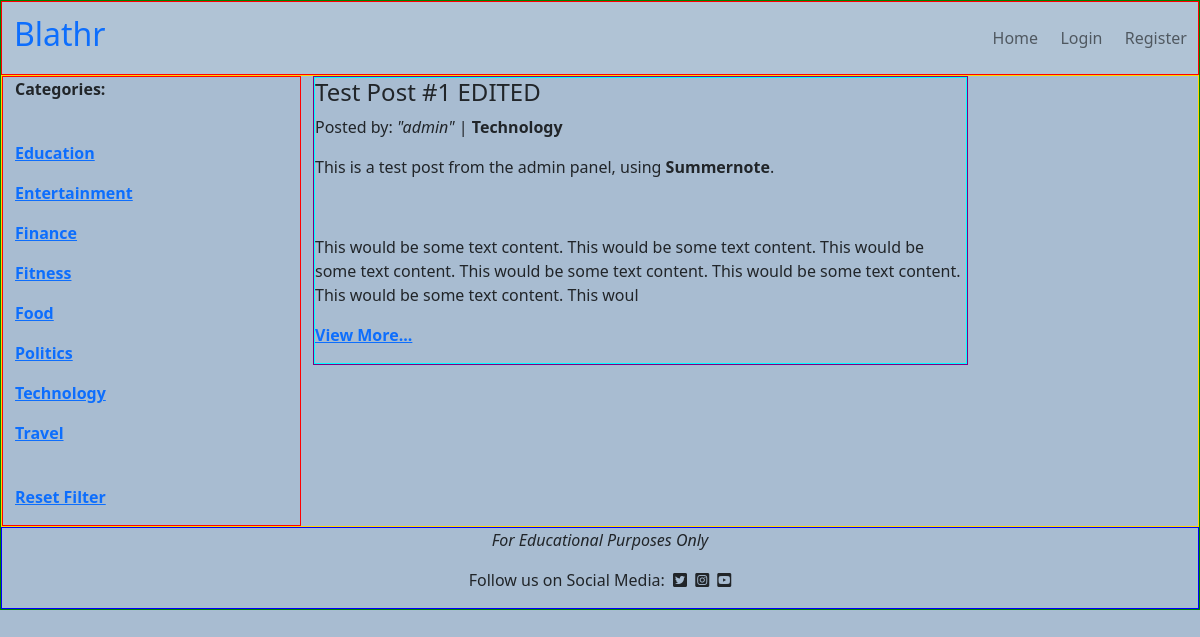
/filtered/2, run on an earlier commit of the app's database.
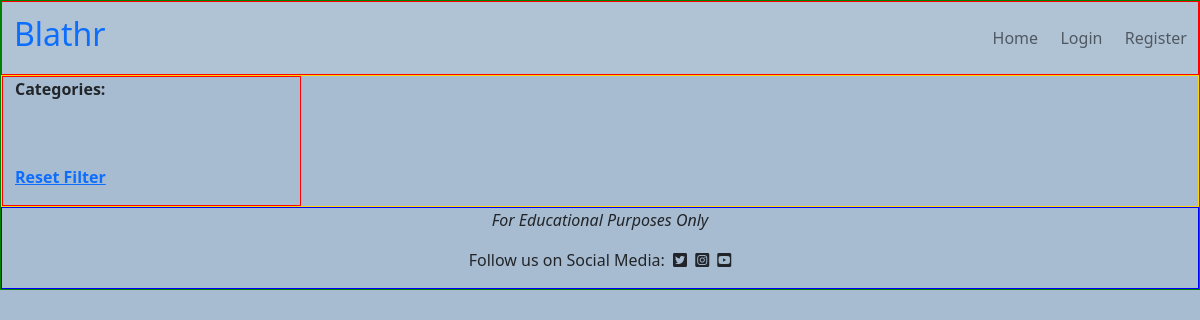
And on a later commit of the database.
### posts/models.py (models this page shows, shortened)
class Category(models.Model):
    category_id = models.AutoField(primary_key=True)
    name = models.CharField(max_length=20, unique=True, null=False)
    def __str__(self):
        return self.name
    class Meta:
        verbose_name_plural = 'categories'
        ordering = ('name',)

class Post(models.Model):
    post_id = models.AutoField(primary_key=True)
    title = models.CharField(max_length=200, unique=True, blank=False,
                             null=False)
    author = models.ForeignKey(User, on_delete=models.CASCADE)
    created_date = models.DateTimeField(auto_now_add=True)
    content = models.TextField()
    category = models.ForeignKey(Category, on_delete=models.CASCADE)
    status = models.IntegerField(choices=STATUS, default=0)

### posts/views.py (the view)
# urls.py: path('filtered/<category_id>', filtered_list, name='filtered_list'),
def filtered_list(request, category_id):
    category_list = Category.objects.all()
    post_list = Post.objects.filter(category_id=category_id).order_by('-created_date')
    return render(request, 'index.html', {'post_list': post_list,
                                          'category_list': category_list})

### templates/index.html (shortened to what this page needs)
{% extends 'base.html' %}
{% block content %}
<div class="row" id="body-row">
    <div class="col-md-3" id="category-col">
        <p><strong>Categories:</strong></p><br>
        {% for category in category_list %}
        <p><a href="{% url 'filtered_list' category.category_id %}"><strong>{{ category.name }}</strong></a></p>
        {% endfor %}
        <br>
        <p><a href="{% url 'home' %}"><strong>Reset Filter</strong></a></p>
    </div>
    <div class="col-md-9">
        {% for post in post_list %}
        {% if post.status == 1 %}
        <div class="col-12 col-md-9">
            <div class="post-card">
                <div class="post-card-body">
                    <h4>{{ post.title }}</h4>
                    <p>Posted by: <em>"{{ post.author }}"</em> | <strong>{{ post.category }}</strong></p>
                    <p>{{ post.content | safe | slice:":300"}}</p>
                    <p><strong><a href="{% url 'post_detail' post.post_id %}">View More...</a></strong></p>
                </div>
            </div>
        </div>
        {% endif %}
        {% endfor %}
    </div>
</div>
{% endblock %}

### templates/base.html (shortened to what this page needs)
{% load static %}
<!DOCTYPE html>
<html lang="en">
<head>
    <link rel="stylesheet" href="https://cdn.jsdelivr.net/npm/bootstrap@5.2.0/dist/css/bootstrap.min.css"
>
    <link rel="stylesheet" href="https://cdnjs.cloudflare.com/ajax/libs/font-awesome/5.15.3/css/all.min.css">
    <link rel="stylesheet" href="{% static 'css/style.css' %}">
</head>
<body>
    <header class="sticky-top">
        <div class="container-fluid">
            <nav class="navbar">
                <h1 class="navbar-brand" id="navbar-logo"><a href="{% url 'home' %}">Blathr</a></h1>
                <ul class="navbar-nav">
                    <li class="nav-item"><a href="{% url 'home' %}" class="nav-link">Home</a></li>
                    {% if user.is_authenticated %}
                    <li class="nav-item"><a href="{% url 'add_post' %}" class="nav-link">Create Post</a></li>
                    <li class="nav-item"><a href="{% url 'account_logout' %}" class="nav-link">Logout</a></li>
                    {% else %}
                    <li class="nav-item"><a href="{% url 'account_login' %}" class="nav-link">Login</a></li>
                    <li class="nav-item"><a href="{% url 'account_signup' %}" class="nav-link">Register</a></li>
                    {% endif %}
                </ul>
            </nav>
        </div>
    </header>
    <main>
        <div class="container-fluid">
            {% block content %}
            {% endblock content %}
        </div>
    </main>
    <footer class="footer">
        <div class="row">
            <div class="col-12">
                <p class="text-center">
                    <em>For Educational Purposes Only</em>
                </p>
                <p class="text-center">
                    Follow us on Social Media:
                    <i class="fab fa-twitter-square ms-1"></i>
                    <i class="fab fa-instagram-square ms-1"></i>
                    <i class="fab fa-youtube-square ms-1"></i>
                </p>
            </div>
        </div>
    </footer>
</body>
</html>

### static/css/style.css (style rules this page uses)
body { background-color: #A8BCD1; margin: 0; padding: 0; border: 1px solid green; }
nav { background-color: #B0C3D5; border: 1px solid red; }
#navbar-logo { font-size: xx-large; padding-left: 1%; }
.navbar ul { flex-direction: row; }
.navbar ul li { padding-right: 0.7rem; padding-left: 0.7rem; }
.navbar-brand a { text-decoration: none; }
footer { border: 1px solid blue; }
#body-row { margin: 0; padding: 0; justify-content: left; border: 1px solid gold; }
#category-col { justify-content: left; border: 1px solid red; }
.container-fluid { padding: 0; justify-content: right; }

What changed in the data, as far as the page shows it:
removed Category: name "Education"
removed Category: name "Entertainment"
removed Category: name "Finance"
removed Category: name "Fitness"
removed Category: name "Food"
removed Category: name "Politics"
removed Category: name "Technology"
removed Category: name "Travel"
removed Post: title "Test Post #1 EDITED", author "admin", category "Technology", content "This is a test post from the admin panel, using Summernote . This would be some text content. This would be some text content. This would be some text content. This would be some text content. This would be some text content. This would be some text content. This woul"
